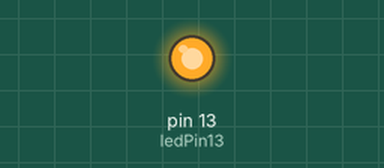
The sketch below on a simulated Arduino Uno, built with avr-gcc and run on an emulated ATmega328P. Shown: output pins drawn as LEDs (lit = HIGH).

Above: at 0.4 s.
At 2.9 s:
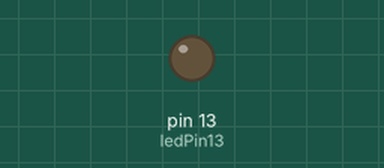
Timing chart, 0 to 4.9 s (numbered marks = the images above):
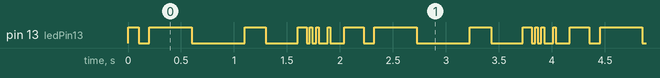

The sketch:

blink-pin_13.ino
```cpp
//globals
int ledPin13 = 13;
int ledPin12 = 13;
int ledPin11 = 13;
int count = 0;

void setup() {
  // put your setup code here, to run once:
  pinMode(ledPin13, OUTPUT);
   Serial.begin(9600);
  pinMode(ledPin12, OUTPUT);
   Serial.begin(9600);
     pinMode(ledPin11, OUTPUT);
   Serial.begin(9600);
}

void loop()
{
  for (int i =85; i <4000; i++)
  {
       digitalWrite(ledPin13, HIGH);
  delay(100);//on
  digitalWrite(ledPin13, LOW);
  delay(100);//off
  //task2
  digitalWrite(ledPin12, HIGH);
  delay(400);
  digitalWrite(ledPin12, LOW);
  delay(500);
  //task3
  digitalWrite(ledPin12, HIGH);
  delay(200);
  digitalWrite(ledPin12, LOW);
  delay(300);
  //task4
  digitalWrite(ledPin13, HIGH);
  delay(i);
  digitalWrite(ledPin13, LOW);
  delay(30);
    //task5
  digitalWrite(ledPin11, HIGH);
  delay(25);
  digitalWrite(ledPin11, LOW);
  delay(35);
    //task6
  digitalWrite(ledPin13, HIGH);
  delay(25);
  digitalWrite(ledPin13, LOW);
  delay(i);
    //task7
  digitalWrite(ledPin13, HIGH);
  delay(25);
  digitalWrite(ledPin13, LOW);
  delay(45);
     digitalWrite(ledPin11, LOW);
     delay(i);
     digitalWrite(ledPin11, HIGH);
     delay(i);
  }
  //end
  count++;
  Serial.println(" cm");
}
```

Measured:
- by itself, pin 13 (ledPin13): repeats every 2.1 s: LOW 0.10 s, HIGH 0.40 s, LOW 0.50 s, HIGH 0.20 s, LOW 0.30 s, HIGH 0.09 s, LOW 0.03 s, HIGH 0.03 s, LOW 0.04 s, HIGH 0.03 s, LOW 0.09 s, HIGH 0.03 s, LOW 0.13 s, HIGH 0.19 s
